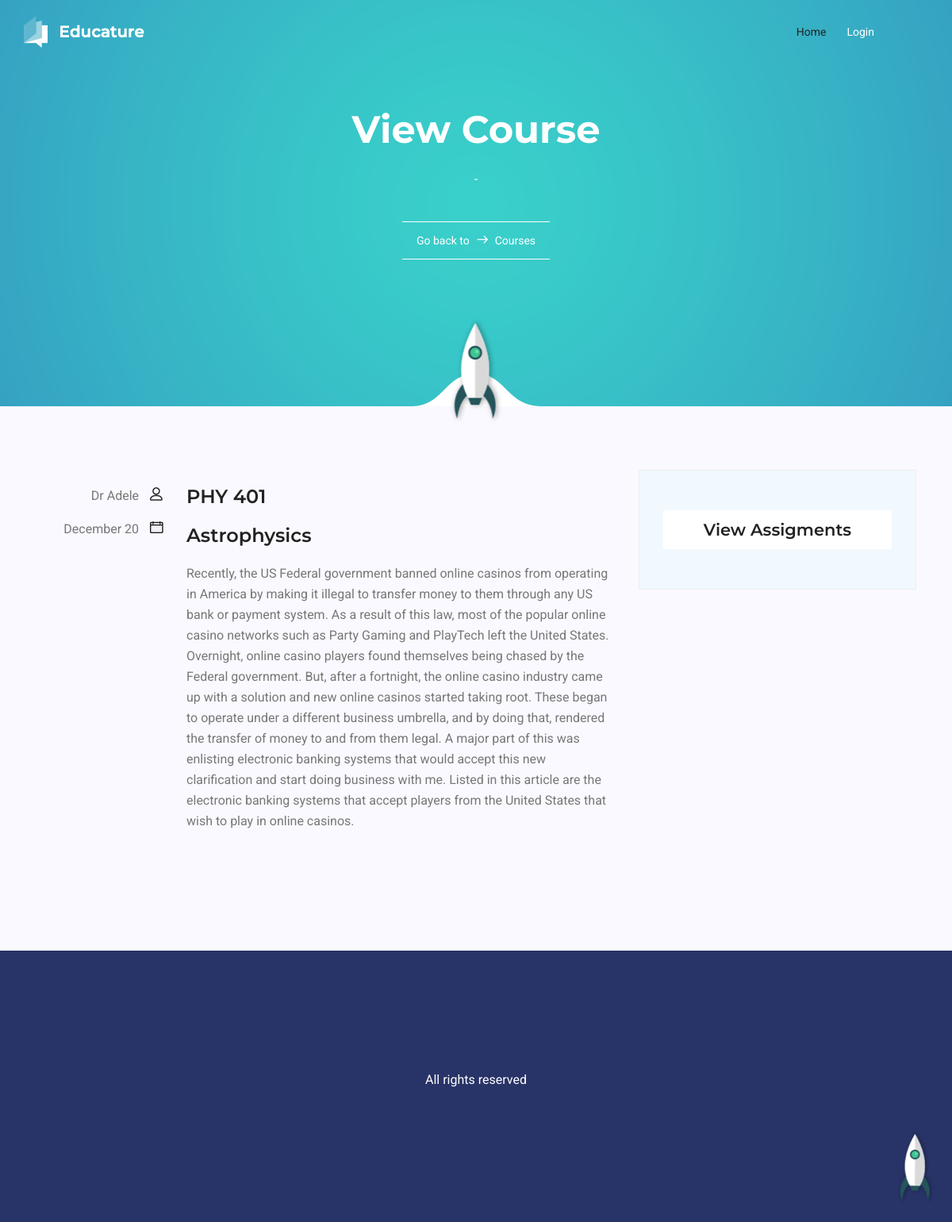
/2/course-view/, run on the app's committed database.
### core/models.py (models this page shows, shortened)
class Course(models.Model):
    user = models.ForeignKey(User, on_delete=models.CASCADE)
    course_title = models.CharField(max_length=100)
    course_code = models.CharField(max_length=8)
    lecturer_name = models.CharField(max_length=50)
    course_description = models.TextField()
    created_at = models.DateField(default=timezone.now)
    end_date = models.CharField(max_length=15, null=True)

### core/views.py (the view)
# urls.py: path('<int:id>/course-view/', course_single, name='course-view'),
def course_single(request, id):
    course = get_object_or_404(Course, id=id)
    return render(request, "core/lecturer/view_course.html", {'course': course})

### core/templates/core/lecturer/view_course.html (shortened to what this page needs)
{% extends 'core/base.html' %}
{% load static %}
{% block content %}
<section class="banner-area relative">
    <div class="container">
        <div class="row d-flex align-items-center justify-content-center">
            <div class="about-content col-lg-12">
                <h1 class="text-white">
                    View Course
                </h1>
                <p>  -   </p>
                <div class="link-nav">
                    <span class="box">
                        <a>Go back to</a>
                        <i class="lnr lnr-arrow-right"></i>
                        <a href="{% url 'core:course' %}">Courses</a>
                    </span>
				</div>
            </div>
        </div>
    </div>
    <div class="rocket-img">
        <img src="{% static 'main/img/rocket.png' %}" alt="">
    </div>
</section>
	<section class="post-content-area single-post-area">
		<div class="container">
			<div class="row">
				<div class="col-lg-8 posts-list">
					<div class="single-post row">
						<div class="col-lg-3  col-md-3 meta-details">
							<div class="user-details row">
								<p class="user-name col-lg-12 col-md-12 col-6"><a>{{ course.lecturer_name }}</a> <span class="lnr lnr-user"></span></p>
								<p class="date col-lg-12 col-md-12 col-6"><a href="#">{{ course.end_date }}</a> <span class="lnr lnr-calendar-full"></span></p>
							</div>
						</div>
						<div class="col-lg-9 col-md-9">
                            <h3 class="mt-20 mb-20">{{ course.course_code }}</h3>
							<h3 class="mt-20 mb-20">{{ course.course_title }}</h3>
							<p class="excert">
								{{ course.course_description }}
							</p>
						</div>
					</div>
                </div>
                <div class="col-lg-4 sidebar-widgets">
					<div class="widget-wrap">
						<div class="single-sidebar-widget popular-post-widget">
							<a href="{% url 'core:assignment-list' %}"><h4 class="popular-title">View Assigments</h4></a>
						</div>
					</div>
				</div>
			</div>
		</div>
	</section>
{% endblock content %}

### static/main/css/main.css (style rules this page uses)
body { color: #777777; font-family: "Roboto", sans-serif; font-size: 16px; font-weight: 400; line-height: 1.625em; position: relative; }
a { -webkit-transition: all 0.3s ease 0s; -moz-transition: all 0.3s ease 0s; -o-transition: all 0.3s ease 0s; transition: all 0.3s ease 0s; }
a, a:focus, a:hover { text-decoration: none; outline: 0; }
h1, h2, h3, h4, h5, h6 { font-family: "Montserrat", sans-serif; color: #222222; line-height: 1.2em !important; margin-bottom: 0; margin-top: 0; font-weight: 600; }
h1, .h1 { font-size: 36px; }
h3, .h3 { font-size: 24px; }
h4, .h4 { font-size: 18px; }
.mt-20 { margin-top: 20px; }
.mb-20 { margin-bottom: 20px; }
.text-white { color: #fff; }
.relative { position: relative; }
h1 { font-size: 42px; }
h3 { font-size: 24px; }
h4 { font-size: 21px; }
h1, h2, h3, h4, h5, h6 { line-height: 1.5em; }
.rocket-img { position: absolute; bottom: -22px; left: 50%; -webkit-transform: translate(-50%); -moz-transform: translate(-50%); -ms-transform: translate(-50%); -o-transform: translate(-50%); transform: translate(-50%); }
.banner-area { background: url(../img/banner-bg.png) no-repeat top center; background-size: cover; min-height: 512px; }
.about-content { margin-top: 135px; margin-bottom: 112px; text-align: center; color: #fff; position: relative; }
.about-content h1 { font-size: 48px; font-weight: 700; margin-bottom: 20px; }
.about-content p { color: #fff; max-width: 615px; margin: 0 auto; margin-bottom: 40px; }
.about-content .box { border-top: 1px solid #fff; border-bottom: 1px solid #fff; padding: 10px 18px; display: inline-block; }
.about-content .box i { color: #fff; font-size: 14px; margin: 5px; font-weight: 600; }
.about-content .box a { color: #fff; font-size: 14px; -webkit-transition: all 0.3s ease 0s; -moz-transition: all 0.3s ease 0s; -o-transition: all 0.3s ease 0s; transition: all 0.3s ease 0s; }
.post-content-area { background-color: #f9f9ff; }
.post-content-area .single-post { margin-bottom: 50px; }
.post-content-area .single-post .meta-details { text-align: right; margin-top: 35px; }
.post-content-area .single-post .user-name a, .post-content-area .single-post .date a, .post-content-area .single-post .view a, .post-content-area .single-post .comments a { color: #777777; margin-right: 10px; -webkit-transition: all 0.3s ease 0s; -moz-transition: all 0.3s ease 0s; -o-transition: all 0.3s ease 0s; transition: all 0.3s ease 0s; }
.post-content-area .single-post .user-name .lnr, .post-content-area .single-post .date .lnr, .post-content-area .single-post .view .lnr, .post-content-area .single-post .comments .lnr { font-weight: 900; color: #222222; }
.post-content-area .single-post .excert { margin-bottom: 20px; }
.sidebar-widgets { padding-bottom: 120px; }
.widget-wrap { background: #f1f9ff; padding: 20px 0px; border: 1px solid #eee; }
.widget-wrap .single-sidebar-widget { margin: 30px 30px; padding-bottom: 30px; border-bottom: 1px solid #eee; }
.widget-wrap .single-sidebar-widget:last-child { border-bottom: none; margin-bottom: 0px; }
.widget-wrap .popular-post-widget .popular-title { background: #fff; text-align: center; padding: 12px 0px; }
.single-post-area { padding-top: 80px; padding-bottom: 80px; }
.single-post-area .meta-details { margin-top: 20px !important; }

### data on the page
Course: lecturer_name "Dr Adele", end_date "December 20", course_code "PHY 401", course_title "Astrophysics", course_description "Recently, the US Federal government banned online casinos from operating in America by making it illegal to transfer money to them through any US bank or payment system. As a result of this law, most of the popular online casino networks such as Party Gaming and PlayTech left the United States. Overnight, online casino players found themselves being chased by the Federal government. But, after a fortnight, the online casino industry came up with a solution and new online casinos started taking root. These began to operate under a different business umbrella, and by doing that, rendered the transfer of money to and from them legal. A major part of this was enlisting electronic banking…"
